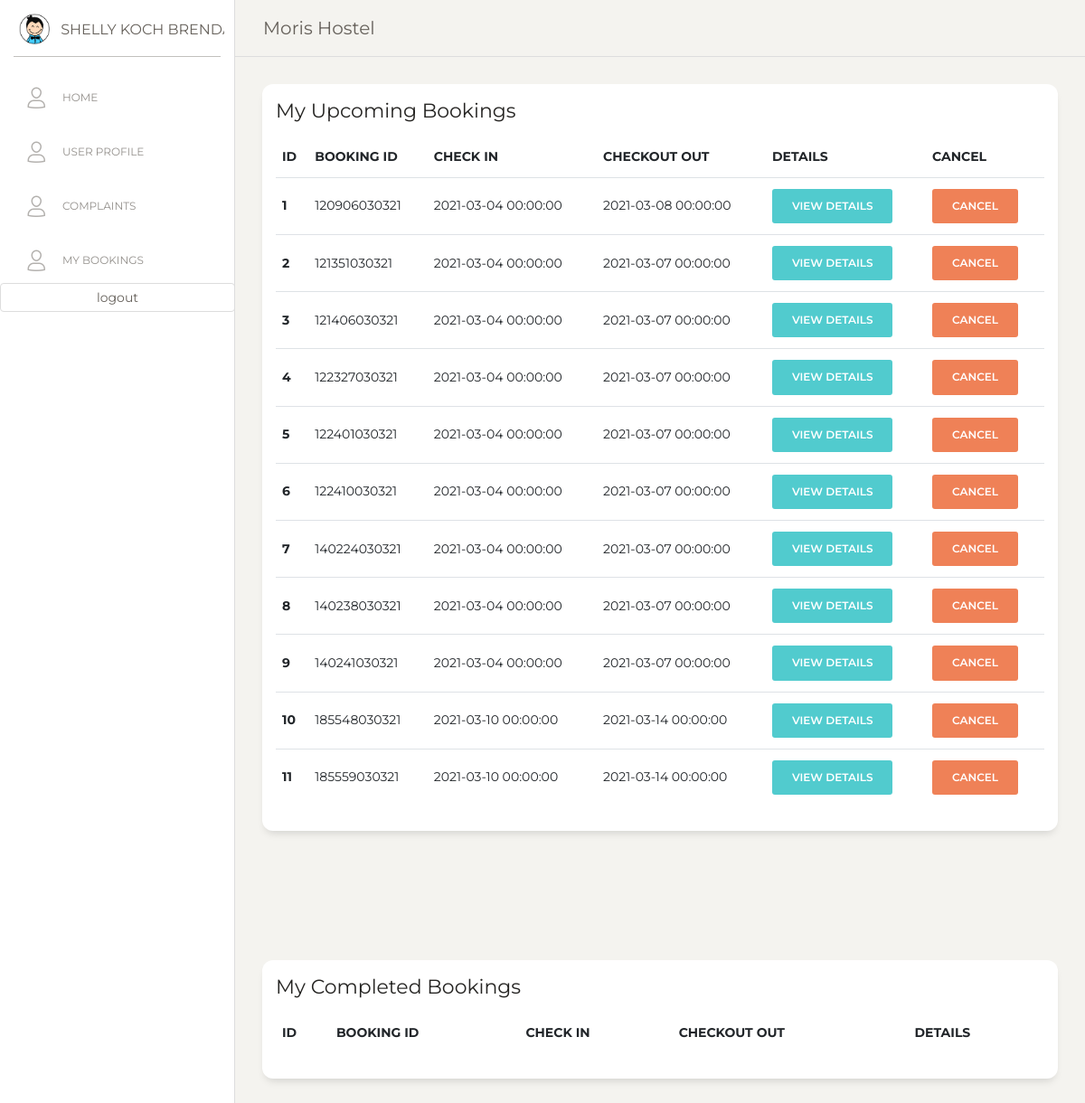
Before: /mybookings.php (signed in) with the older database file.
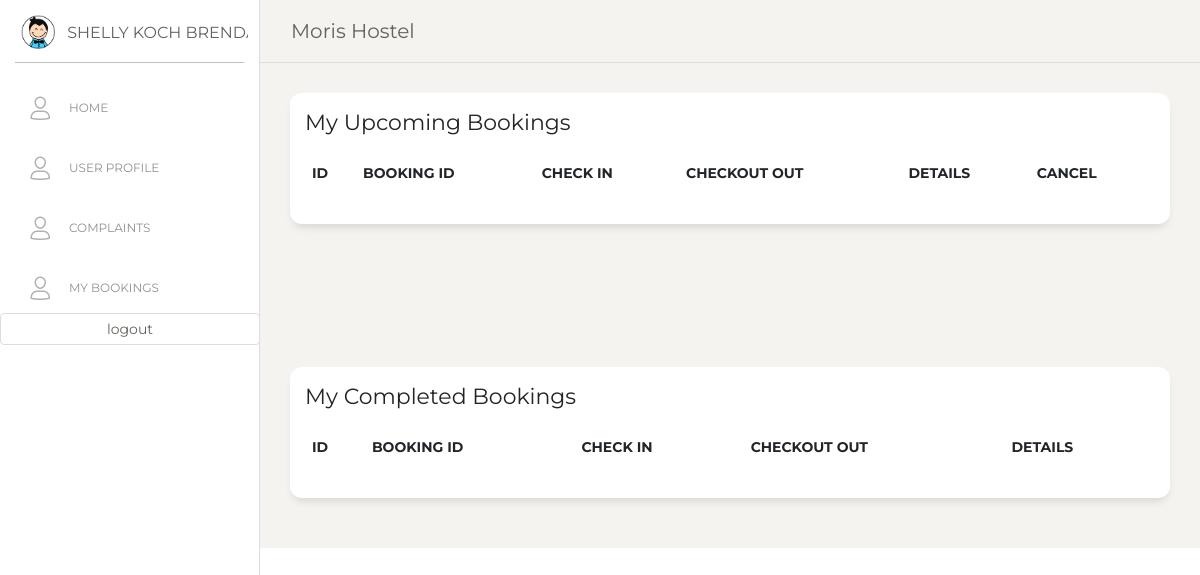
After: the same page with the newer database file.
### tables this page shows
CREATE TABLE `clients` (
  `c_id` bigint unsigned NOT NULL AUTO_INCREMENT,
  `c_type` varchar(255) NOT NULL,
  `c_f_name` varchar(255) DEFAULT NULL,
  `c_l_name` varchar(255) DEFAULT NULL,
  `c_address` varchar(500) DEFAULT NULL,
  `c_postal_code` varchar(255) DEFAULT NULL,
  `c_country` varchar(255) DEFAULT NULL,
  `c_nic` varchar(14) DEFAULT NULL,
  `c_e_mail` varchar(255) NOT NULL,
  `c_dob` date DEFAULT NULL,
  `c_gender` enum('Male','Female','Transgender') NOT NULL,
  `c_mobile` varchar(255) DEFAULT NULL,
  `c_city` varchar(255) DEFAULT NULL,
  `c_password` varchar(255) NOT NULL,
  `c_otp` varchar(5) DEFAULT NULL,
  `c_otp_verification_status` char(1) DEFAULT '0',
  `c_created_at` timestamp NULL DEFAULT NULL,
  PRIMARY KEY (`c_id`),
  UNIQUE KEY `users_email_unique` (`c_e_mail`)
);

CREATE TABLE `bookings` (
  `B_ID` bigint NOT NULL,
  `B_CHECK_IN_DATE` datetime NOT NULL,
  `B_CHECK_OUT_DATE` datetime NOT NULL,
  `NUM_OF_ADULT` int NOT NULL,
  `NUM_OF_CHILD` int NOT NULL,
  `B_CREATION_DATE` timestamp NOT NULL DEFAULT CURRENT_TIMESTAMP,
  `C_ID` bigint NOT NULL,
  `ROOM_ID` varchar(500) NOT NULL,
  `status` varchar(255) DEFAULT 'pending',
  `cancel_request` enum('0','1') NOT NULL DEFAULT '0',
  PRIMARY KEY (`B_ID`)
);

### mybookings.php (the view, shortened to what this page needs)
<?php
include 'partials/client-header.php';
?>
      <div class="content">
                <div class="row">
                    <div class="col-lg-12">
                        <div class="card">
                            <div class="card-body">
                                <h5 class="card-title">My Upcoming Bookings</h5>
                                <div class="table-responsive">
                                    <table class="table table-centered table-nowrap table-hover mb-0" id="Upcomingbookings">
                                        <thead>
                                            <tr>
                                                <th>ID</th>
                                                <th>Booking ID</th>
                                                <th>Check IN</th>
                                                <th>Checkout Out</th>
                                                <th>Details</th>
                                                <th>Cancel</th>
                                            </tr>
                                        </thead>
                                        <tbody>
                                            <?php $sql = "SELECT `B_ID`, `B_CHECK_IN_DATE`, `B_CHECK_OUT_DATE`, `cancel_request` FROM `bookings` WHERE C_ID='$cid' AND status='pending' ";
                                            $result = mysqli_query($conn, $sql);
                                            $i=1;
                                            while ($data = mysqli_fetch_assoc($result)) { ?>
                                                <tr>
                                                    <th><?php echo $i;?></th>
                                                    <td><?php echo $data['B_ID'] ?></td>
                                                    <td><?php echo $data['B_CHECK_IN_DATE'] ?></td>
                                                    <td><?php echo $data['B_CHECK_OUT_DATE'] ?></td>
                                                    <td><a href="bookingdetails.php?bid=<?php echo $data['B_ID']?>" class="btn btn-primary">View Details</a></td>
                                                    <?php
                                                    if($data['cancel_request']==0)
                                                    {
                                                    ?>
                                                    <td><form action="" method="post">
                                                            <input type="submit" class="btn btn-danger" name="request" value="Cancel">
                                                        </form></td>
                                                <?php
                                              }
                                              else{?>
                                                  <td>Requested</td>
                                                  <?php
                                                }?>
                                                </tr>
                                            <?php
                                            $i++;
                                        } ?>
                                        </tbody>
                                    </table>
                                </div>
                            </div>
                        </div>
                    </div>
                </div>
            </div>
            <div class="content">
                <div class="row">
                    <div class="col-lg-12">
                        <div class="card">
                            <div class="card-body">
                                <h5 class="card-title">My Completed Bookings</h5>
                                <div class="table-responsive">
                                    <table class="table table-centered table-nowrap table-hover mb-0" id="completedbookings">
                                        <thead>
                                            <tr>
                                                <th>ID</th>
                                                <th>Booking ID</th>
                                                <th>Check IN</th>
                                                <th>Checkout Out</th>
                                                <th>Details</th>
                                            </tr>
                                        </thead>
                                    </table>
                                </div>
                            </div>
                        </div>
                    </div>
                </div>
            </div>
    </div>
  </div>
</body>
</html>

### partials/client-header.php (shortened to what this page needs)
<?php
include 'connection.php';
$sql = "SELECT * FROM clients WHERE c_e_mail='" . $_SESSION['email'] . "'";
$result = mysqli_query($conn, $sql);
$row = mysqli_fetch_assoc($result);
$cid=$row['c_id'];
?>
<!DOCTYPE html>
<html lang="en">
<head>
  <link href="https://maxcdn.bootstrapcdn.com/font-awesome/latest/css/font-awesome.min.css" rel="stylesheet">
  <link href="./assets/css/bootstrap.min.css" rel="stylesheet" />
  <link href="./assets/css/paper-dashboard.css?v=2.0.1" rel="stylesheet" />
  <link href="./assets/demo/demo.css" rel="stylesheet" />
  <link rel="stylesheet" href="https://cdn.datatables.net/1.10.23/css/dataTables.bootstrap4.min.css">
</head>
<body class="">
  <div class="wrapper ">
    <div class="sidebar" data-color="white" data-active-color="danger">
      <div class="logo">
        <a href="https://www.creative-tim.com" class="simple-text logo-mini">
          <div class="logo-image-small">
            <img src="./assets/img/logo-small.png">
          </div>
        </a>
        <a href="https://www.creative-tim.com" class="simple-text logo-normal">
            <?php echo $row['c_f_name']." ".$row['c_l_name']; ?>
        </a>
      </div>
      <div class="sidebar-wrapper">
        <ul class="nav">
          <li class="">
            <a href="./index.php">
              <i class="nc-icon nc-single-02"></i>
              <p>Home</p>
            </a>
          </li>
          <li class="">
            <a href="./user.php">
              <i class="nc-icon nc-single-02"></i>
              <p>User Profile</p>
            </a>
          </li>
          <li class="">
            <a href="./complaints.php">
              <i class="nc-icon nc-single-02"></i>
              <p>Complaints</p>
            </a>
          </li>
          <li class="">
            <a href="./mybookings.php">
              <i class="nc-icon nc-single-02"></i>
              <p>My Bookings</p>
            </a>
          </li>
          <li class="">
            <form action="" method="post">
              <input type="submit" class="form-control" name="request" value="logout">
            </form>
          </li>
        </ul>
      </div>
    </div>
    <div class="main-panel">
      <nav class="navbar navbar-expand-lg navbar-absolute fixed-top navbar-transparent">
        <div class="container-fluid">
          <div class="navbar-wrapper">
            <a class="navbar-brand" href="javascript:;">Moris Hostel</a>
          </div>
        </div>
      </nav>

Changed rows visible on the page:
removed bookings: B_ID "120906030321", B_CHECK_IN_DATE "2021-03-04 00:00:00", B_CHECK_OUT_DATE "2021-03-08 00:00:00"
removed bookings: B_ID "121351030321", B_CHECK_IN_DATE "2021-03-04 00:00:00", B_CHECK_OUT_DATE "2021-03-07 00:00:00"
removed bookings: B_ID "121406030321", B_CHECK_IN_DATE "2021-03-04 00:00:00", B_CHECK_OUT_DATE "2021-03-07 00:00:00"
removed bookings: B_ID "122327030321", B_CHECK_IN_DATE "2021-03-04 00:00:00", B_CHECK_OUT_DATE "2021-03-07 00:00:00"
removed bookings: B_ID "122401030321", B_CHECK_IN_DATE "2021-03-04 00:00:00", B_CHECK_OUT_DATE "2021-03-07 00:00:00"
removed bookings: B_ID "122410030321", B_CHECK_IN_DATE "2021-03-04 00:00:00", B_CHECK_OUT_DATE "2021-03-07 00:00:00"
removed bookings: B_ID "140224030321", B_CHECK_IN_DATE "2021-03-04 00:00:00", B_CHECK_OUT_DATE "2021-03-07 00:00:00"
removed bookings: B_ID "140238030321", B_CHECK_IN_DATE "2021-03-04 00:00:00", B_CHECK_OUT_DATE "2021-03-07 00:00:00"
removed bookings: B_ID "140241030321", B_CHECK_IN_DATE "2021-03-04 00:00:00", B_CHECK_OUT_DATE "2021-03-07 00:00:00"
removed bookings: B_ID "185548030321", B_CHECK_IN_DATE "2021-03-10 00:00:00", B_CHECK_OUT_DATE "2021-03-14 00:00:00"
removed bookings: B_ID "185559030321", B_CHECK_IN_DATE "2021-03-10 00:00:00", B_CHECK_OUT_DATE "2021-03-14 00:00:00"
